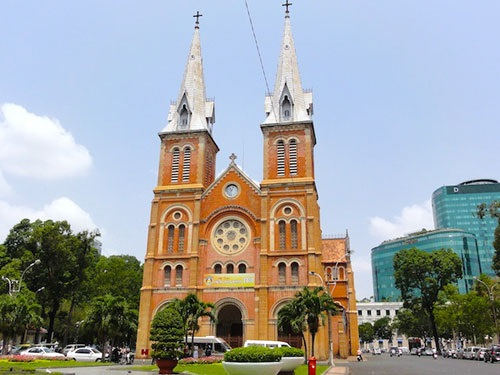
#> input picture standard-deriviation/img.jpg, 500 x 375 px
$ jupyter execute --allow-errors 'Standard Deviation.ipynb'
#> lines starting #> are read from the running program, lines starting #| are printed output that depends on the picture; long printed decimals are rounded
[cell 1]
import numpy as np
import cv2
import math
from scipy.ndimage.filters import generic_filter

img  = cv2.imread('img.jpg')
#> img is the input picture: shape (375, 500, 3); mean B, G, R 162, 161.4, 157.9
gray = cv2.cvtColor(img, cv2.COLOR_BGR2GRAY)
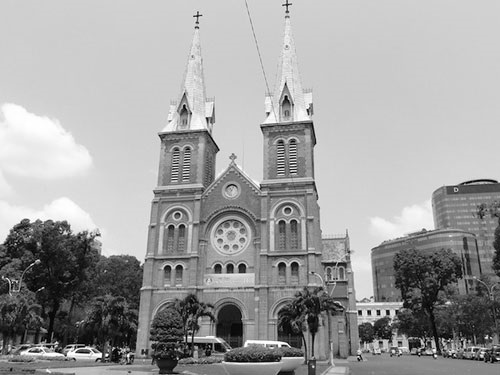
#> gray: shape (375, 500); min 0, max 255, mean 160.5
cv2.imwrite('edge_s1.jpg', gray)

x = gray.astype('float')
x_filt = generic_filter(x, np.std, size=7)
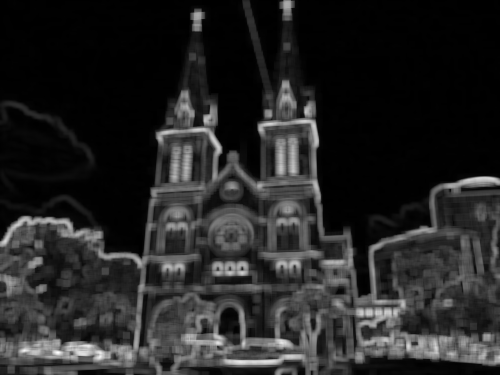
#> x_filt: shape (375, 500) float64; min 0, max 97.81, mean 14.6; drawn with min black and max white
cv2.imwrite('edge_s2.jpg', x_filt)
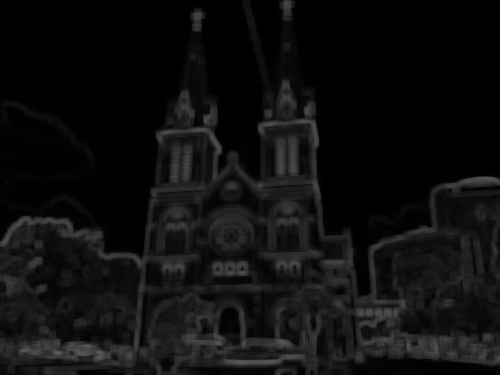
#> saved as edge_s2.jpg: shape (375, 500); min 0, max 98, mean 14.5

x_filt[x_filt < 20] = 0
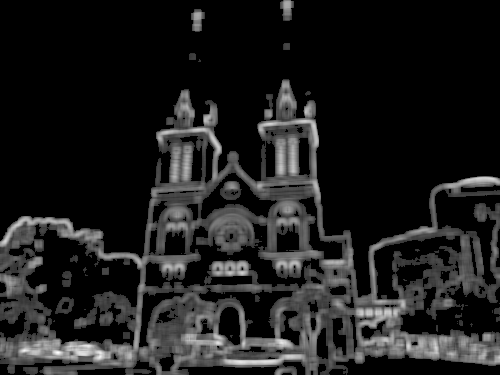
#> x_filt: shape (375, 500) float64; min 0, max 97.81, mean 11.5; drawn with min black and max white
cv2.imwrite('edge_s3.jpg', x_filt)

maxv = np.max(x_filt)
#> maxv = 97.81
print(maxv)
#| 97.807

x_filt = x_filt*2.5
cv2.imwrite('edge_s4.jpg', x_filt)
#> Out = True

[cell 2]
# plot a line

import matplotlib.pyplot as plt

plt.plot(gray[100])
plt.ylabel('some numbers')
plt.show()
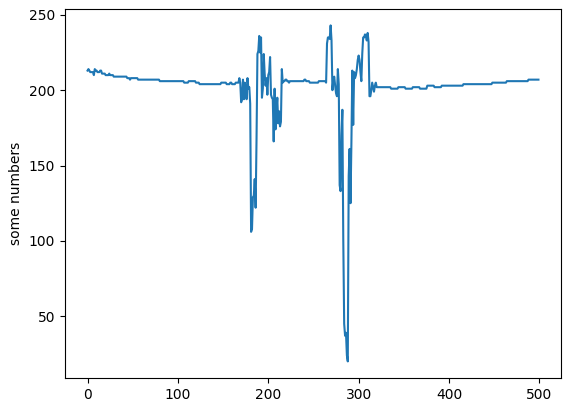
#> figure drawn by matplotlib, 1 panel; curve peaks at x = 269, y = 243

[cell 3]
# plot a line

import matplotlib.pyplot as plt

plt.plot(x_filt[100])
plt.ylabel('some numbers')
plt.show()
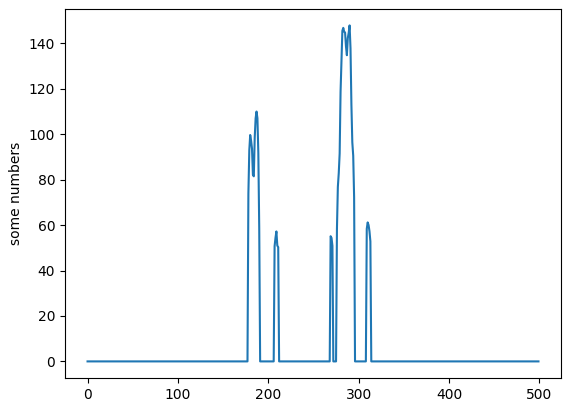
#> figure drawn by matplotlib, 1 panel; curve peaks at x = 290, y = 147.9
